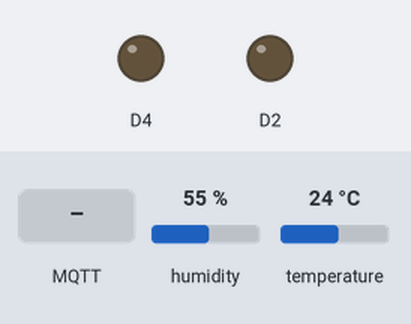
This sketch was run on a simulated ESP8266 (NodeMCU). Parts: output pins drawn as LEDs (lit = HIGH). The test bench sets the inputs (shaded band); at power-on: temperature 24 °C, humidity 55 %. WiFi joins after 1.5 s; servers stay silent unless stated; no MQTT or app messages arrive unless stated; what the sketch prints to the serial monitor is not drawn.

Above: at 2.7 s.
2.8 s: temperature set to 29 °C
5.3 s: temperature set to 32 °C
At 7.0 s:
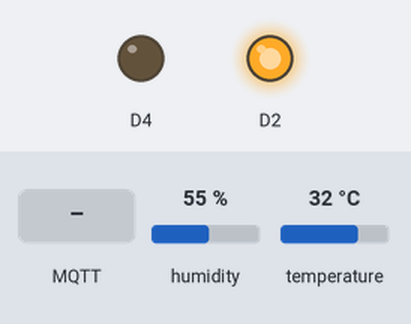
7.6 s: MQTT message "0" arrives on the first subscribed topic
At 8.8 s:
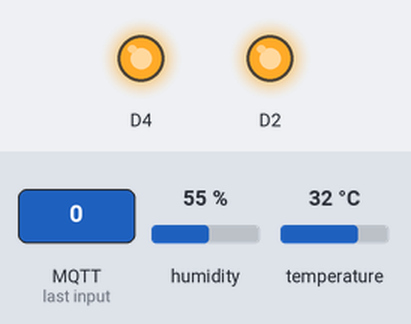
9.1 s: MQTT message "1" arrives on the first subscribed topic
At 10.3 s:
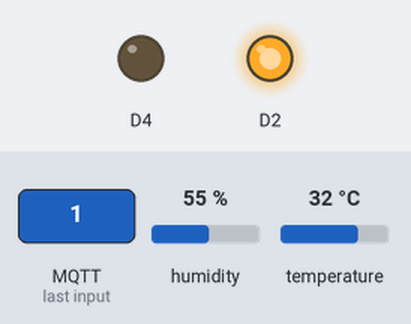
10.6 s: MQTT message "2" arrives on the first subscribed topic
At 11.3 s:
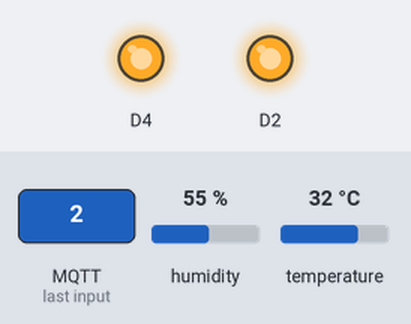
Timing chart, 0 to 13.2 s (numbered marks = the images above; inputs shaded):
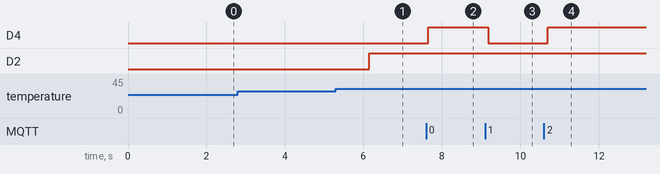

The sketch:

temp_project.ino
```cpp
#include <DHT.h>
#include <DHT_U.h>

#include <ESP8266WiFi.h>
#include <PubSubClient.h>

// Update these with values suitable for your network.
#define DHTTYPE DHT11

const int DHTPin = 5;                       //d1

const char* ssid = "Gopal"; //wifi user name
const char* password = "123456789";        //wifi password
const char* mqtt_server = "iot.iandwe.in";

WiFiClient espClient;
PubSubClient client(espClient);
long lastMsg = 0;
char msg[50];
int value = 0;
DHT dht(DHTPin, DHTTYPE);

void setup() {
  pinMode(BUILTIN_LED, OUTPUT);     // Initialize the BUILTIN_LED pin as an output
  Serial.begin(115200);
  setup_wifi();
  client.setServer(mqtt_server, 1883);
  client.setCallback(callback);
  digitalWrite(4,OUTPUT);
  dht.begin();
}

void setup_wifi() {

  delay(10);
  // We start by connecting to a WiFi network
  Serial.println();
  Serial.print("Connecting to ");
  Serial.println(ssid);

  WiFi.begin(ssid, password);

  while (WiFi.status() != WL_CONNECTED) {
    delay(500);
    Serial.print(".");
  }

  Serial.println("");
  Serial.println("WiFi connected");
  Serial.println("IP address: ");
  Serial.println(WiFi.localIP());
}

void callback(char* topic, byte* payload, unsigned int length) {   //subscribe
  Serial.print("Message arrived [");
  Serial.print(topic);
  Serial.print("] ");
  for (int i = 0; i < length; i++) {
    Serial.print((char)payload[i]);                                //payload acting as a publisher
  }
  Serial.println();

  // Switch on the LED if an 1 was received as first character
  if ((char)payload[0] == '1') {
    digitalWrite(BUILTIN_LED, LOW);   // Turn the LED on (Note that LOW is the voltage level
    // but actually the LED is on; this is because
    // it is acive low on the ESP-01)
  } else {
    digitalWrite(BUILTIN_LED, HIGH);  // Turn the LED off by making the voltage HIGH
  }
}

void reconnect() {
  // Loop until we're reconnected
  while (!client.connected()) {
    Serial.print("Attempting MQTT connection...");
    // Attempt to connect
    if (client.connect("ESP8266Client")) {
      Serial.println("connected");
      // Once connected, publish an announcement...
      client.publish("yo","Hellooo world");                                           //acknowledgement
      // ... and resubscribe
      client.subscribe("yo");
    } else {
      Serial.print("failed, rc=");
      Serial.print(client.state());
      Serial.println(" try again in 5 seconds");
      // Wait 5 seconds before retrying
      delay(5000);
    }
  }
}

void loop() {

  if (!client.connected()) {
    reconnect();
  }
  client.loop();
    float f = dht.readTemperature(true);
    float h = dht.readHumidity();
    float t = dht.readTemperature();
    float hic = dht.computeHeatIndex(t, h, false);
    static char temperatureTemp[7];

    if (isnan(h) || isnan(t) || isnan(f)) {             //isnan is not a number
      Serial.println("Failed to read from DHT sensor!");
      return;
    }

    dtostrf(hic, 6, 2, temperatureTemp);
    client.publish("Gopal/yo", temperatureTemp);
    Serial.print(" %\t Temperature: ");
    Serial.print(t);
    Serial.print(" *C ");
    if(t>30){
        delay(500);
        pinMode(4,HIGH);
       Serial.println("D2 is on");       //D2 is for fan or AC
      }
      else{
        delay(500);
        pinMode(4,LOW);
        Serial.println("D2 is off");


     }


  long now = millis();
  if (now - lastMsg > 2000) {
    lastMsg = now;
    ++value;
    snprintf (msg, 75, "hello world #%ld", value);
    Serial.print("Publish message: ");
    Serial.println(msg);
    client.publish("yo", msg);
  }
}
```

Measured:
- the behaviour switches between 30 and 31 °C on temperature (found by bisection; images 0 and 1)
- after the input at 2.8 s, every drawn part: stays the same
- after the input at 5.3 s, D2: LOW → HIGH after 0.84 s
- after the input at 7.6 s, D4: LOW → HIGH after 0.05 s
- after the input at 9.1 s, D4: HIGH → LOW after 0.07 s
- after the input at 10.6 s, D4: LOW → HIGH after 0.10 s
